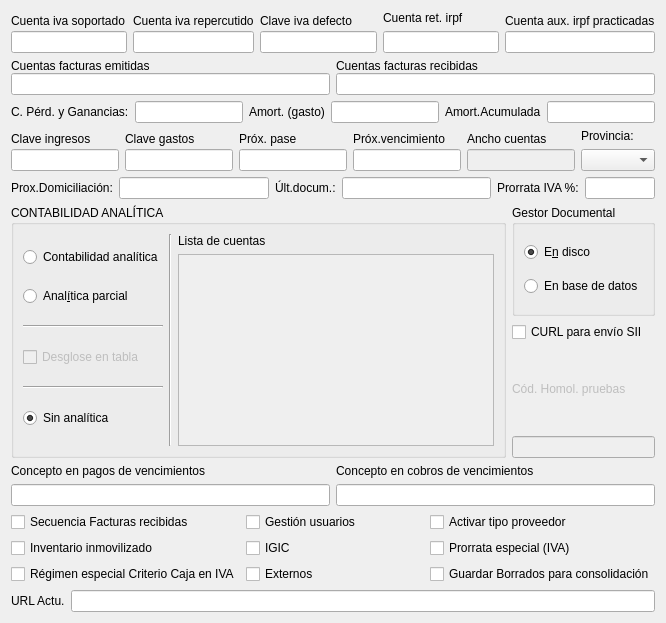
     <widget class="QWidget" name="tab_2">
      <attribute name="title">
       <string>Parámetros</string>
      </attribute>
      <layout class="QVBoxLayout" name="verticalLayout_16">
       <item>
        <layout class="QHBoxLayout" name="horizontalLayout_3">
         <item>
          <layout class="QVBoxLayout">
           <property name="spacing">
            <number>0</number>
           </property>
           <property name="leftMargin">
            <number>0</number>
           </property>
           <property name="topMargin">
            <number>0</number>
           </property>
           <property name="rightMargin">
            <number>0</number>
           </property>
           <property name="bottomMargin">
            <number>0</number>
           </property>
           <item>
            <widget class="QLabel" name="labelCuenta_iva_soportado">
             <property name="text">
              <string>Cuenta iva soportado</string>
             </property>
             <property name="wordWrap">
              <bool>false</bool>
             </property>
            </widget>
           </item>
           <item>
            <widget class="QLineEdit" name="ivasoplineEdit">
             <property name="maxLength">
              <number>255</number>
             </property>
            </widget>
           </item>
          </layout>
         </item>
         <item>
          <layout class="QVBoxLayout">
           <property name="spacing">
            <number>0</number>
           </property>
           <property name="leftMargin">
            <number>0</number>
           </property>
           <property name="topMargin">
            <number>0</number>
           </property>
           <property name="rightMargin">
            <number>0</number>
           </property>
           <property name="bottomMargin">
            <number>0</number>
           </property>
           <item>
            <widget class="QLabel" name="labelCuenta_iva_repercutido">
             <property name="text">
              <string>Cuenta iva repercutido</string>
             </property>
             <property name="wordWrap">
              <bool>false</bool>
             </property>
            </widget>
           </item>
           <item>
            <widget class="QLineEdit" name="ivareplineEdit">
             <property name="maxLength">
              <number>255</number>
             </property>
            </widget>
           </item>
          </layout>
         </item>
         <item>
          <layout class="QVBoxLayout">
           <property name="spacing">
            <number>0</number>
           </property>
           <property name="leftMargin">
            <number>0</number>
           </property>
           <property name="topMargin">
            <number>0</number>
           </property>
           <property name="rightMargin">
            <number>0</number>
           </property>
           <property name="bottomMargin">
            <number>0</number>
           </property>
           <item>
            <widget class="QLabel" name="labelClave_iva_defecto">
             <property name="text">
              <string>Clave iva defecto</string>
             </property>
             <property name="wordWrap">
              <bool>false</bool>
             </property>
            </widget>
           </item>
           <item>
            <widget class="QLineEdit" name="claveivalineEdit">
             <property name="maxLength">
              <number>255</number>
             </property>
            </widget>
           </item>
          </layout>
         </item>
         <item>
          <layout class="QVBoxLayout" name="verticalLayout_3">
           <item>
            <widget class="QLabel" name="label_9">
             <property name="text">
              <string>Cuenta ret. irpf</string>
             </property>
            </widget>
           </item>
           <item>
            <widget class="QLineEdit" name="retirpflineEdit"/>
           </item>
          </layout>
         </item>
         <item>
          <layout class="QVBoxLayout">
           <property name="spacing">
            <number>0</number>
           </property>
           <property name="leftMargin">
            <number>0</number>
           </property>
           <property name="topMargin">
            <number>0</number>
           </property>
           <property name="rightMargin">
            <number>0</number>
           </property>
           <property name="bottomMargin">
            <number>0</number>
           </property>
           <item>
            <widget class="QLabel" name="rettextLabel">
             <property name="text">
              <string>Cuenta aux. irpf practicadas</string>
             </property>
            </widget>
           </item>
           <item>
            <widget class="QLineEdit" name="ctaretlineEdit">
             <property name="maxLength">
              <number>255</number>
             </property>
            </widget>
           </item>
          </layout>
         </item>
        </layout>
       </item>
       <item>
        <layout class="QHBoxLayout" name="horizontalLayout_10">
         <item>
          <layout class="QVBoxLayout">
           <property name="spacing">
            <number>0</number>
           </property>
           <property name="leftMargin">
            <number>0</number>
           </property>
           <property name="topMargin">
            <number>0</number>
           </property>
           <property name="rightMargin">
            <number>0</number>
           </property>
           <property name="bottomMargin">
            <number>0</number>
           </property>
           <item>
            <widget class="QLabel" name="labelCuentasacobrar">
             <property name="text">
              <string>Cuentas facturas emitidas</string>
             </property>
             <property name="wordWrap">
              <bool>false</bool>
             </property>
            </widget>
           </item>
           <item>
            <widget class="QLineEdit" name="cobrarlineEdit">
             <property name="maxLength">
              <number>255</number>
             </property>
            </widget>
           </item>
          </layout>
         </item>
         <item>
          <layout class="QVBoxLayout">
           <property name="spacing">
            <number>0</number>
           </property>
           <property name="leftMargin">
            <number>0</number>
           </property>
           <property name="topMargin">
            <number>0</number>
           </property>
           <property name="rightMargin">
            <number>0</number>
           </property>
           <property name="bottomMargin">
            <number>0</number>
           </property>
           <item>
            <widget class="QLabel" name="labelCuentasapagar">
             <property name="text">
              <string>Cuentas facturas recibidas</string>
             </property>
             <property name="wordWrap">
              <bool>false</bool>
             </property>
            </widget>
           </item>
           <item>
            <widget class="QLineEdit" name="pagarlineEdit">
             <property name="maxLength">
              <number>255</number>
             </property>
            </widget>
           </item>
          </layout>
         </item>
        </layout>
       </item>
       <item>
        <layout class="QHBoxLayout" name="horizontalLayout_9">
         <item>
          <widget class="QLabel" name="textLabel1">
           <property name="text">
            <string>C. Pérd. y Ganancias:</string>
           </property>
           <property name="wordWrap">
            <bool>false</bool>
           </property>
          </widget>
         </item>
         <item>
          <widget class="QLineEdit" name="pyglineEdit">
           <property name="maxLength">
            <number>255</number>
           </property>
          </widget>
         </item>
         <item>
          <widget class="QLabel" name="label_11">
           <property name="text">
            <string>Amort. (gasto)</string>
           </property>
          </widget>
         </item>
         <item>
          <widget class="QLineEdit" name="aglineEdit">
           <property name="maximumSize">
            <size>
             <width>120</width>
             <height>16777215</height>
            </size>
           </property>
          </widget>
         </item>
         <item>
          <widget class="QLabel" name="label_10">
           <property name="text">
            <string>Amort.Acumulada</string>
           </property>
          </widget>
         </item>
         <item>
          <widget class="QLineEdit" name="aalineEdit">
           <property name="maximumSize">
            <size>
             <width>120</width>
             <height>16777215</height>
            </size>
           </property>
          </widget>
         </item>
        </layout>
       </item>
       <item>
        <layout class="QHBoxLayout" name="horizontalLayout_2">
         <item>
          <layout class="QVBoxLayout">
           <property name="spacing">
            <number>0</number>
           </property>
           <property name="leftMargin">
            <number>0</number>
           </property>
           <property name="topMargin">
            <number>0</number>
           </property>
           <property name="rightMargin">
            <number>0</number>
           </property>
           <property name="bottomMargin">
            <number>0</number>
           </property>
           <item>
            <widget class="QLabel" name="labelClave_ingresos">
             <property name="text">
              <string>Clave ingresos</string>
             </property>
             <property name="wordWrap">
              <bool>false</bool>
             </property>
            </widget>
           </item>
           <item>
            <widget class="QLineEdit" name="claveingresoslineEdit">
             <property name="maxLength">
              <number>255</number>
             </property>
            </widget>
           </item>
          </layout>
         </item>
         <item>
          <layout class="QVBoxLayout">
           <property name="spacing">
            <number>0</number>
           </property>
           <property name="leftMargin">
            <number>0</number>
           </property>
           <property name="topMargin">
            <number>0</number>
           </property>
           <property name="rightMargin">
            <number>0</number>
           </property>
           <property name="bottomMargin">
            <number>0</number>
           </property>
           <item>
            <widget class="QLabel" name="labelClave_gastos">
             <property name="text">
              <string>Clave gastos</string>
             </property>
             <property name="wordWrap">
              <bool>false</bool>
             </property>
            </widget>
           </item>
           <item>
            <widget class="QLineEdit" name="clavegastoslineEdit">
             <property name="maxLength">
              <number>255</number>
             </property>
            </widget>
           </item>
          </layout>
         </item>
         <item>
          <layout class="QVBoxLayout">
           <property name="spacing">
            <number>0</number>
           </property>
           <property name="leftMargin">
            <number>0</number>
           </property>
           <property name="topMargin">
            <number>0</number>
           </property>
           <property name="rightMargin">
            <number>0</number>
           </property>
           <property name="bottomMargin">
            <number>0</number>
           </property>
           <item>
            <widget class="QLabel" name="labelProx_pase">
             <property name="text">
              <string>Próx. pase</string>
             </property>
             <property name="wordWrap">
              <bool>false</bool>
             </property>
            </widget>
           </item>
           <item>
            <widget class="QLineEdit" name="proxpaselineEdit">
             <property name="maxLength">
              <number>20</number>
             </property>
            </widget>
           </item>
          </layout>
         </item>
         <item>
          <layout class="QVBoxLayout">
           <property name="spacing">
            <number>0</number>
           </property>
           <property name="leftMargin">
            <number>0</number>
           </property>
           <property name="topMargin">
            <number>0</number>
           </property>
           <property name="rightMargin">
            <number>0</number>
           </property>
           <property name="bottomMargin">
            <number>0</number>
           </property>
           <item>
            <widget class="QLabel" name="labelProx_vencimiento">
             <property name="text">
              <string>Próx.vencimiento</string>
             </property>
             <property name="wordWrap">
              <bool>false</bool>
             </property>
            </widget>
           </item>
           <item>
            <widget class="QLineEdit" name="proxvencilineEdit">
             <property name="maxLength">
              <number>20</number>
             </property>
            </widget>
           </item>
          </layout>
         </item>
         <item>
          <layout class="QVBoxLayout">
           <property name="spacing">
            <number>0</number>
           </property>
           <property name="leftMargin">
            <number>0</number>
           </property>
           <property name="topMargin">
            <number>0</number>
           </property>
           <property name="rightMargin">
            <number>0</number>
           </property>
           <property name="bottomMargin">
            <number>0</number>
           </property>
           <item>
            <widget class="QLabel" name="labelAnchocuentas">
             <property name="text">
              <string>Ancho cuentas</string>
             </property>
             <property name="wordWrap">
              <bool>false</bool>
             </property>
            </widget>
           </item>
           <item>
            <widget class="QLineEdit" name="anchocuentaslineEdit">
             <property name="enabled">
              <bool>false</bool>
             </property>
             <property name="maxLength">
              <number>11</number>
             </property>
            </widget>
           </item>
          </layout>
         </item>
         <item>
          <layout class="QVBoxLayout" name="verticalLayout_5">
           <item>
            <widget class="QLabel" name="label_8">
             <property name="maximumSize">
              <size>
               <width>75</width>
               <height>16777215</height>
              </size>
             </property>
             <property name="text">
              <string>Provincia:</string>
             </property>
            </widget>
           </item>
           <item>
            <widget class="QComboBox" name="provinciacomboBox">
             <property name="sizePolicy">
              <sizepolicy hsizetype="Expanding" vsizetype="Fixed">
               <horstretch>0</horstretch>
               <verstretch>0</verstretch>
              </sizepolicy>
             </property>
            </widget>
           </item>
          </layout>
         </item>
        </layout>
       </item>
       <item>
        <layout class="QHBoxLayout">
         <item>
          <widget class="QLabel" name="label_12">
           <property name="text">
            <string>Prox.Domiciliación:</string>
           </property>
          </widget>
         </item>
         <item>
          <widget class="QLineEdit" name="proxdomlineEdit"/>
         </item>
         <item>
          <widget class="QLabel" name="label_7">
           <property name="text">
            <string>Últ.docum.:</string>
           </property>
          </widget>
         </item>
         <item>
          <widget class="QLineEdit" name="uldoclineEdit"/>
         </item>
         <item>
          <widget class="QLabel" name="label_2">
           <property name="text">
            <string>Prorrata IVA %:</string>
           </property>
          </widget>
         </item>
         <item>
          <widget class="QLineEdit" name="prorratalineEdit">
           <property name="maximumSize">
            <size>
             <width>70</width>
             <height>16777215</height>
            </size>
           </property>
          </widget>
         </item>
        </layout>
       </item>
       <item>
        <layout class="QHBoxLayout" name="horizontalLayout_13">
         <item>
          <widget class="QGroupBox" name="groupBox">
           <property name="title">
            <string>CONTABILIDAD ANALÍTICA</string>
           </property>
           <layout class="QHBoxLayout" name="horizontalLayout">
            <item>
             <layout class="QVBoxLayout" name="verticalLayout_2">
              <item>
               <widget class="QRadioButton" name="analiticaradioButton">
                <property name="text">
                 <string>Contabilidad analítica</string>
                </property>
               </widget>
              </item>
              <item>
               <widget class="QRadioButton" name="an_parc_radioButton">
                <property name="text">
                 <string>Anal&amp;ítica parcial</string>
                </property>
               </widget>
              </item>
              <item>
               <widget class="Line" name="line_2">
                <property name="orientation">
                 <enum>Qt::Horizontal</enum>
                </property>
               </widget>
              </item>
              <item>
               <widget class="QCheckBox" name="desglosecheckBox">
                <property name="enabled">
                 <bool>false</bool>
                </property>
                <property name="text">
                 <string>Desglose en tabla</string>
                </property>
               </widget>
              </item>
              <item>
               <widget class="Line" name="line_3">
                <property name="orientation">
                 <enum>Qt::Horizontal</enum>
                </property>
               </widget>
              </item>
              <item>
               <widget class="QRadioButton" name="sin_analiticaradioButton">
                <property name="text">
                 <string>Sin analítica</string>
                </property>
                <property name="checked">
                 <bool>true</bool>
                </property>
               </widget>
              </item>
             </layout>
            </item>
            <item>
             <widget class="Line" name="line">
              <property name="orientation">
               <enum>Qt::Vertical</enum>
              </property>
             </widget>
            </item>
            <item>
             <layout class="QVBoxLayout" name="verticalLayout">
              <item>
               <widget class="QLabel" name="label_6">
                <property name="text">
                 <string>Lista de cuentas</string>
                </property>
               </widget>
              </item>
              <item>
               <widget class="QPlainTextEdit" name="ctas_analitic_plainTextEdit">
                <property name="enabled">
                 <bool>false</bool>
                </property>
               </widget>
              </item>
             </layout>
            </item>
           </layout>
          </widget>
         </item>
         <item>
          <layout class="QVBoxLayout" name="verticalLayout_15">
           <item>
            <widget class="QGroupBox" name="groupBox_2">
             <property name="title">
              <string>Gestor Documental</string>
             </property>
             <layout class="QVBoxLayout" name="verticalLayout_11">
              <item>
               <widget class="QRadioButton" name="gd_disco_radioButton">
                <property name="text">
                 <string>E&amp;n disco</string>
                </property>
                <property name="checked">
                 <bool>true</bool>
                </property>
               </widget>
              </item>
              <item>
               <widget class="QRadioButton" name="gd_bd_radioButton">
                <property name="text">
                 <string>En base de datos</string>
                </property>
               </widget>
              </item>
             </layout>
            </widget>
           </item>
           <item>
            <widget class="QCheckBox" name="curl_checkBox">
             <property name="text">
              <string>CURL para envío SII</string>
             </property>
            </widget>
           </item>
           <item>
            <layout class="QVBoxLayout" name="verticalLayout_4">
             <item>
              <widget class="QLabel" name="homol_pruebas_label">
               <property name="enabled">
                <bool>false</bool>
               </property>
               <property name="text">
                <string>Cód. Homol. pruebas</string>
               </property>
              </widget>
             </item>
             <item>
              <widget class="QLineEdit" name="homol_pruebas_lineEdit">
               <property name="enabled">
                <bool>false</bool>
               </property>
               <property name="sizePolicy">
                <sizepolicy hsizetype="Preferred" vsizetype="Fixed">
                 <horstretch>0</horstretch>
                 <verstretch>0</verstretch>
                </sizepolicy>
               </property>
              </widget>
             </item>
            </layout>
           </item>
          </layout>
         </item>
        </layout>
       </item>
       <item>
        <layout class="QHBoxLayout" name="horizontalLayout_12">
         <item>
          <layout class="QVBoxLayout" name="verticalLayout_9">
           <item>
            <widget class="QLabel" name="label_15">
             <property name="text">
              <string>Concepto en pagos de vencimientos</string>
             </property>
            </widget>
           </item>
           <item>
            <widget class="QLineEdit" name="pago_venci_lineEdit"/>
           </item>
          </layout>
         </item>
         <item>
          <layout class="QVBoxLayout" name="verticalLayout_10">
           <item>
            <widget class="QLabel" name="label_14">
             <property name="text">
              <string>Concepto en cobros de vencimientos</string>
             </property>
            </widget>
           </item>
           <item>
            <widget class="QLineEdit" name="cobro_venci_lineEdit"/>
           </item>
          </layout>
         </item>
        </layout>
       </item>
       <item>
        <layout class="QGridLayout" name="gridLayout">
         <item row="0" column="1">
          <widget class="QCheckBox" name="usuarioscheckBox">
           <property name="text">
            <string>Gestión usuarios</string>
           </property>
          </widget>
         </item>
         <item row="0" column="0">
          <widget class="QCheckBox" name="sec_recibidascheckBox">
           <property name="text">
            <string>Secuencia Facturas recibidas</string>
           </property>
          </widget>
         </item>
         <item row="1" column="0">
          <widget class="QCheckBox" name="amoinvcheckBox">
           <property name="text">
            <string>Inventario inmovilizado</string>
           </property>
          </widget>
         </item>
         <item row="1" column="1">
          <widget class="QCheckBox" name="igiccheckBox">
           <property name="text">
            <string>IGIC</string>
           </property>
          </widget>
         </item>
         <item row="2" column="0">
          <widget class="QCheckBox" name="caja_iva_checkBox">
           <property name="text">
            <string>Régimen especial Criterio Caja en IVA</string>
           </property>
          </widget>
         </item>
         <item row="2" column="1">
          <widget class="QCheckBox" name="externoscheckBox">
           <property name="text">
            <string>Externos</string>
           </property>
          </widget>
         </item>
         <item row="2" column="2">
          <widget class="QCheckBox" name="borrados_consol_checkBox">
           <property name="text">
            <string>Guardar Borrados para consolidación</string>
           </property>
          </widget>
         </item>
         <item row="1" column="2">
          <widget class="QCheckBox" name="especialcheckBox">
           <property name="text">
            <string>Prorrata especial (IVA)</string>
           </property>
          </widget>
         </item>
         <item row="0" column="2">
          <widget class="QCheckBox" name="tipo_proveedor_checkBox">
           <property name="text">
            <string>Activar tipo proveedor</string>
           </property>
          </widget>
         </item>
        </layout>
       </item>
       <item>
        <layout class="QHBoxLayout" name="horizontalLayout_15">
         <item>
          <widget class="QLabel" name="label_19">
           <property name="text">
            <string>URL Actu.</string>
           </property>
          </widget>
         </item>
         <item>
          <widget class="QLineEdit" name="url_actu_lineEdit"/>
         </item>
        </layout>
       </item>
      </layout>
     </widget>
